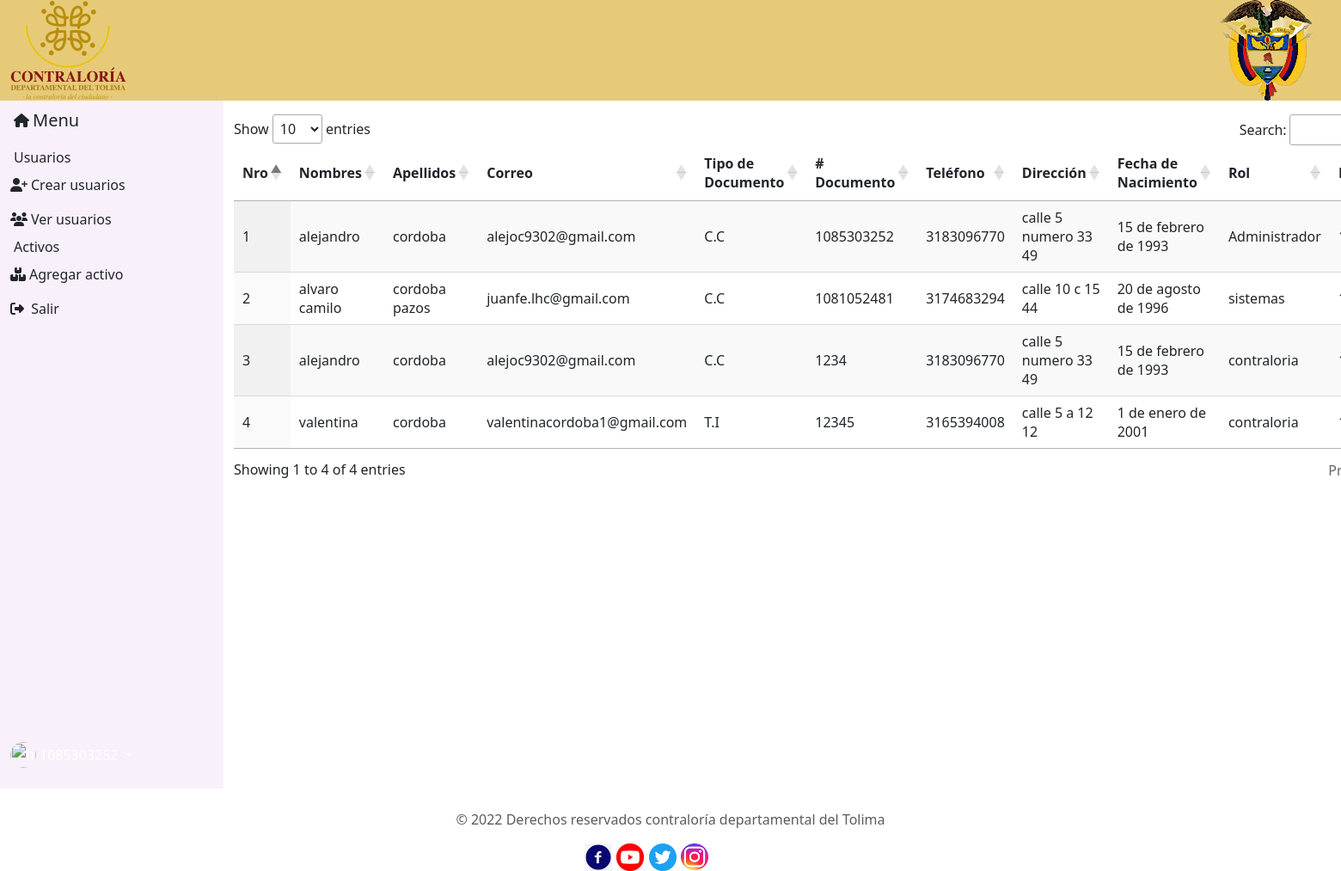
The app's page /usuarios/usuarios/ (signed in) with its own data.
### usuarios/models.py (models this page shows, shortened)
class Usuario(models.Model):
    nombres=models.CharField(max_length=60, verbose_name="Nombres")
    apellidos=models.CharField(max_length=60, verbose_name="Apellidos")
    email= models.EmailField(max_length=150, verbose_name='Correo')
    class TipoDocumento(models.TextChoices):
        CC='C.C', _('Cédula de Ciudadanía')
        CE='C.E', _('Cédula de Extranjería')
        TI='T.I', _('Tarjeta de Identidad')
        OT='Otro', _('Otro Tipo de Documento')
    tipoDocumento=models.CharField(max_length=4, choices=TipoDocumento.choices, default=TipoDocumento.CC, verbose_name="Tipo de Documento")
    documento=models.CharField(max_length=50, unique=True, verbose_name="Número de Documento")
    telefono=models.CharField(max_length=20, verbose_name="Teléfono")
    direccion=models.CharField(max_length=70, verbose_name="Dirección")
    fecha_nacimiento=models.DateField(verbose_name="Fecha de Nacimiento", help_text=u"MM/DD/AAAA")
    class Rol(models.TextChoices):
        Administrador='Administrador', _('Administrador')
        sistemas='sistemas', _('usuario sistemas')
        contraloria='contraloria', _('usuario contraloria')
    rol=models.CharField(max_length=25, choices=Rol.choices, default=Rol.sistemas, verbose_name="Rol")
    class Estado(models.TextChoices):
        ACTIVO='1', _('Activo')
        INACTIVO='0', _('Inactivo')
    estado=models.CharField(max_length=1, choices=Estado.choices, default=Estado.ACTIVO, verbose_name="Estado")
    user=models.ForeignKey(User, on_delete= models.CASCADE)

### usuarios/views.py (the view)
# urls.py: path('usuarios/',include('usuarios.urls')),
@login_required(login_url='inicio')
def usuarios(request):
    titulo="Usuarios"
    usuarios= Usuario.objects.all()
    context={
        'titulo':titulo,
        'usuarios':usuarios
    }
    return render(request,'usuarios/usuarios.html',context)

### base/templates/usuarios/usuarios.html (shortened to what this page needs)
{% extends 'partials/body.html' %}
{% block content %}
<link rel="stylesheet" href="https://cdn.datatables.net/1.12.1/css/jquery.dataTables.min.css">
<table id="usuarios" class="display" style="width:100%">
    <thead>
      <tr>
        <th scope=col>Nro</th>
        <th scope="col">Nombres</th>
        <th scope="col">Apellidos</th>
        <th hscope="col">Correo </th>
        <th scope="col">Tipo de Documento</th>
        <th scope="col"># Documento</th>
        <th scope="col">Teléfono</th>
        <th scope="col">Dirección</th>
        <th scope="col">Fecha de Nacimiento</th>
        <th scope="col">Rol</th>
        <th scope="col">Estado</th>
      </tr>
    </thead>
    <tbody>
      {% for usuario in usuarios %}
      <tr>
        {% if usuario.estado != '3' %}
        <td>{{usuario.id}}</td>
        <td >{{usuario.nombres}}</td>
        <td>{{usuario.apellidos}}</td>
        <td>{{usuario.email}}</td>
        <td>{{usuario.tipoDocumento}}</td>
        <td>{{usuario.documento}}</td>
        <td>{{usuario.telefono}}</td>
        <td>{{usuario.direccion}}</td>
        <td>{{usuario.fecha_nacimiento}}</td>
        <td>{{usuario.rol}}</td>
        <td>{{usuario.estado}}</td>
      {% endif %}
    </tr>
    {% endfor %}
  </tbody>
</table>
{% endblock content %}

### records on screen
Usuario: id "1", nombres "alejandro", apellidos "cordoba", email "alejoc9302@gmail.com", tipoDocumento "C.C", documento "1085303252", telefono "3183096770", direccion "calle 5 numero 33 49", fecha_nacimiento "15 de febrero de 1993", rol "Administrador"
Usuario: id "2", nombres "alvaro camilo", apellidos "cordoba pazos", email "juanfe.lhc@gmail.com", tipoDocumento "C.C", documento "1081052481", telefono "3174683294", direccion "calle 10 c 15 44", fecha_nacimiento "20 de agosto de 1996", rol "sistemas"
Usuario: id "3", nombres "alejandro", apellidos "cordoba", email "alejoc9302@gmail.com", tipoDocumento "C.C", documento "1234", telefono "3183096770", direccion "calle 5 numero 33 49", fecha_nacimiento "15 de febrero de 1993", rol "contraloria"
Usuario: id "4", nombres "valentina", apellidos "cordoba", email "valentinacordoba1@gmail.com", tipoDocumento "T.I", documento "12345", telefono "3165394008", direccion "calle 5 a 12 12", fecha_nacimiento "1 de enero de 2001", rol "contraloria"
